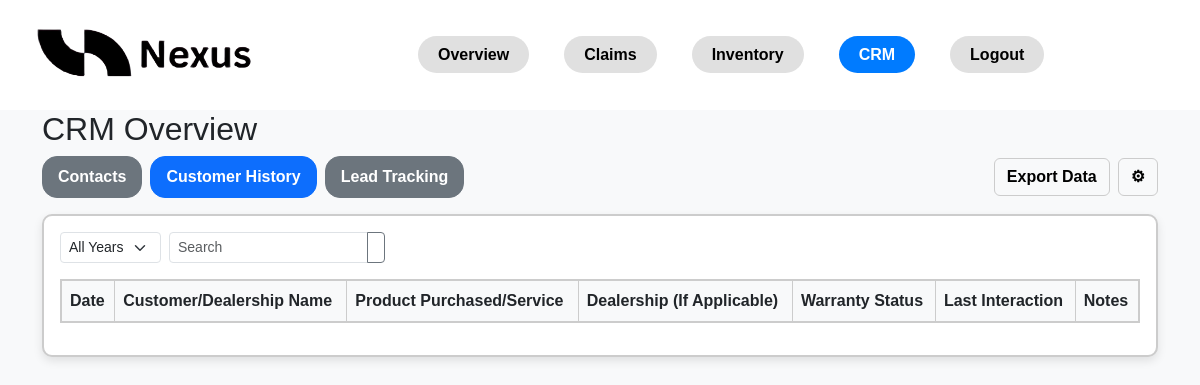
Page /crm/customer-history/ on the earlier database version.
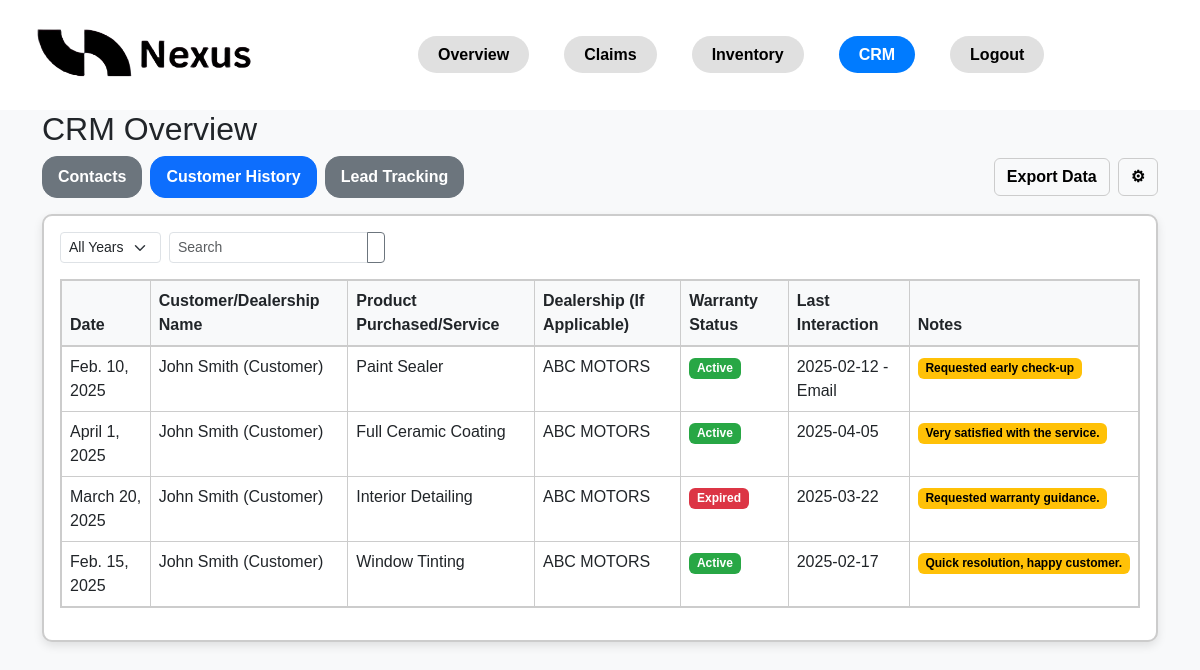
Same page on the later database version.
### crm/models.py (models this page shows, shortened)
class CustomerHistory(models.Model):
    customer = models.ForeignKey(Customer, on_delete=models.CASCADE)
    date = models.DateField()
    product = models.CharField(max_length=100)
    warranty_status = models.CharField(max_length=50)
    last_interaction = models.CharField(max_length=100)
    notes = models.TextField()

class Customer(models.Model):
    name = models.CharField(max_length=100)
    type = models.CharField(max_length=50)
    company = models.CharField(max_length=100, blank=True, null=True)
    email = models.EmailField()
    phone = models.CharField(max_length=20)
    last_interaction = models.DateField()
    next_action = models.CharField(max_length=100)

### crm/views.py (the view, shortened to what this page needs)
# urls.py: path('customer-history/', customer_history, name='customer_history'),
def customer_history(request):
    history = CustomerHistory.objects.all()
    query = request.GET.get('search')
    year_filter = request.GET.get('year')
    if year_filter:
        history = history.filter(date__year=year_filter)
    return render(request, 'crm/customer_history.html', {'history': history})

### crm/templates/crm/customer_history.html (shortened to what this page needs)
{% load static %}
<!DOCTYPE html>
<html lang="en">
<head>
    <link rel="stylesheet" href="https://cdn.jsdelivr.net/npm/bootstrap@5.3.0/dist/css/bootstrap.min.css">
</head>
<body>
<nav class="navbar navbar-expand-lg navbar-light">
    <div class="container-fluid">
        <a class="navbar-brand" href="#">
            <img src="/static/users/nexus_logo.png" alt="Logo">
        </a>
        <div class="collapse navbar-collapse justify-content-center" id="navbarNav">
            <ul class="navbar-nav">
                <li class="nav-item"><a class="custom-btn" href="{% url 'dashboard' %}">Overview</a></li>
                <li class="nav-item"><a class="custom-btn" href="{% url 'claims' %}">Claims</a></li>
                <li class="nav-item"><a class="custom-btn" href="{% url 'inventory' %}">Inventory</a></li>
                <li class="nav-item"><a class="custom-btn active" href="{% url 'crm' %}">CRM</a></li>
                <li class="nav-item"><a class="custom-btn" href="{% url 'logout' %}">Logout</a></li>
            </ul>
        </div>
    </div>
</nav>
<div class="container">
    <h2>CRM Overview</h2>
    <div class="d-flex justify-content-between align-items-center mb-3">
        <div class="d-flex gap-2">
            <a href="{% url 'crm' %}" class="btn btn-secondary">Contacts</a>
            <a class="btn btn-primary" href="{% url 'customer_history' %}">Customer History</a>
            <a class="btn btn-secondary" href="{% url 'lead_tracking' %}">Lead Tracking</a>
        </div>
        <div class="d-flex gap-2">
            <a href="{% url 'export_customer_history' %}" class="btn btn-light ms-auto">Export Data</a>
            <button class="btn btn-light"><span>⚙</span></button>
        </div>
    </div>
    <div class="bordered-container p-3">
        <form method="get" class="row g-2 align-items-center mb-3">
            <div class="col-auto">
                <select class="form-select form-select-sm" name="year" onchange="this.form.submit()">
                    <option value="">All Years</option>
                </select>
            </div>
            <div class="col-auto">
                <div class="input-group input-group-sm">
                    <input type="text" class="form-control" name="search" placeholder="Search" value="{{ request.GET.search }}">
                    <button class="btn btn-outline-secondary" type="submit"></button>
                </div>
            </div>
        </form>
        <div class="table-scroll">
            <table class="table table-bordered">
                <thead>
                <tr>
                    <th>Date</th>
                    <th>Customer/Dealership Name</th>
                    <th>Product Purchased/Service</th>
                    <th>Dealership (If Applicable)</th>
                    <th>Warranty Status</th>
                    <th>Last Interaction</th>
                    <th>Notes</th>
                </tr>
                </thead>
                <tbody>
                {% for entry in history %}
                <tr>
                    <td>{{ entry.date }}</td>
                    <td>{{ entry.customer.name }} ({{ entry.customer.type }})</td>
                    <td>{{ entry.product }}</td>
                    <td>{{ entry.customer.company }}</td>
                    <td>
                        {% if entry.warranty_status == "Active" %}
                            <span class="badge warranty-active">Active</span>
                        {% else %}
                            <span class="badge warranty-expired">Expired</span>
                        {% endif %}
                    </td>
                    <td>{{ entry.last_interaction }}</td>
                    <td>
                        {% if entry.notes %}
                            <span class="badge notes-warning">{{ entry.notes }}</span>
                        {% else %}
                            <span class="text-muted">N/A</span>
                        {% endif %}
                    </td>
                </tr>
                {% endfor %}
                </tbody>
            </table>
        </div>
    </div>
</div>
</body>
</html>

Differences in the rows shown:
added CustomerHistory: date "Feb. 10, 2025", customer.name "John Smith", customer.type "Customer", product "Paint Sealer", customer.company "ABC MOTORS", warranty_status "Active", last_interaction "2025-02-12 - Email", notes "Requested early check-up"
added CustomerHistory: date "April 1, 2025", customer.name "John Smith", customer.type "Customer", product "Full Ceramic Coating", customer.company "ABC MOTORS", warranty_status "Active", last_interaction "2025-04-05", notes "Very satisfied with the service."
added CustomerHistory: date "March 20, 2025", customer.name "John Smith", customer.type "Customer", product "Interior Detailing", customer.company "ABC MOTORS", warranty_status "Expired", last_interaction "2025-03-22", notes "Requested warranty guidance."
added CustomerHistory: date "Feb. 15, 2025", customer.name "John Smith", customer.type "Customer", product "Window Tinting", customer.company "ABC MOTORS", warranty_status "Active", last_interaction "2025-02-17", notes "Quick resolution, happy customer."
